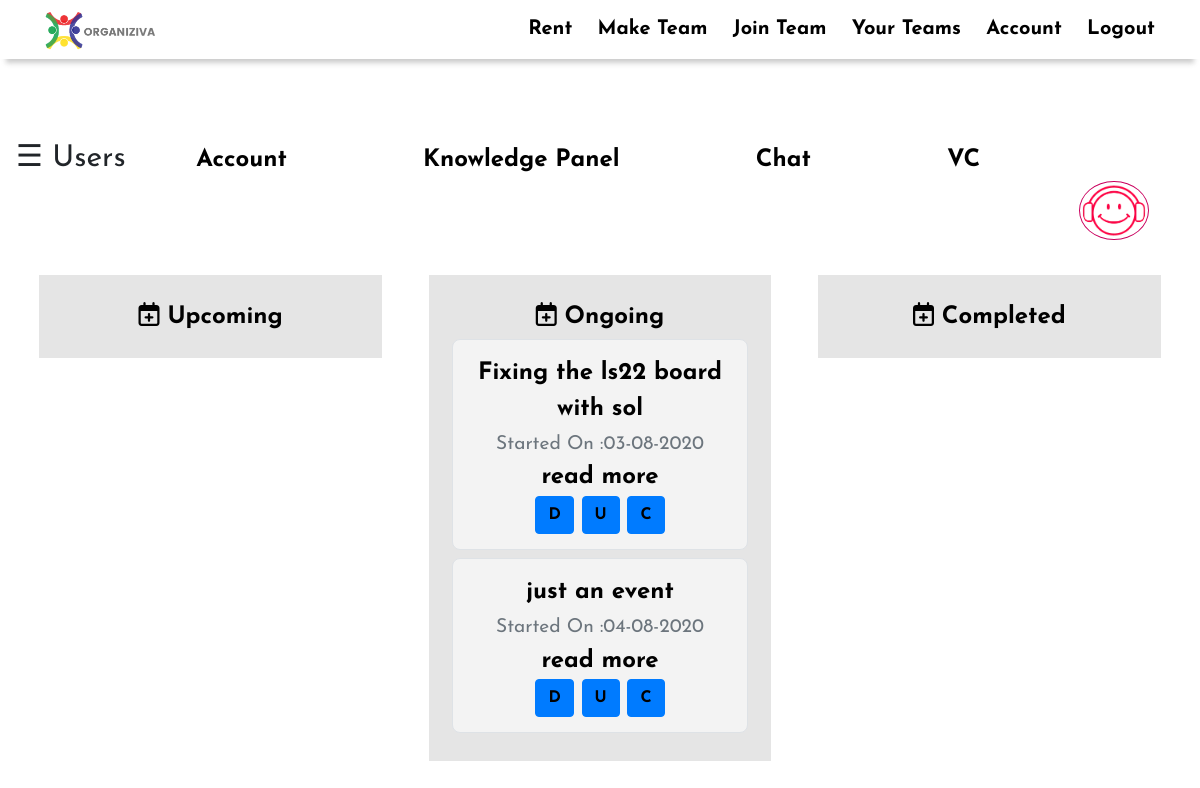
Page /c958cd92c34a6f77dpsrohini/team (signed in) on the committed database.
### Tool/models.py (models this page shows, shortened)
class Events(db.Model):
    __tablename__ = 'events'
    id = db.Column(db.Integer, primary_key = True)
    teamid = db.Column(db.Integer, db.ForeignKey('teams.randomid'))
    date = db.Column(db.DateTime,nullable = False,default=datetime.now)
    start_date = db.Column(db.DateTime,nullable = True)
    end_date = db.Column(db.DateTime,nullable = True)
    title = db.Column(db.String)
    event = db.Column(db.String)
    type = db.Column(db.String)

### app.py (the view)
@app.route('/<team_id>/team', methods = ['GET' , 'POST'])
@login_required
def team(team_id):
    team = Team.query.filter_by(randomid = team_id).first()
    if current_user in team.workers:
        team_upcoming = Events.query.filter_by(type = 'upcoming', teamid = team_id).order_by(Events.start_date.asc())
        for upcoming in team_upcoming:
            if upcoming.start_date is None:
                continue
            now = datetime.now()
            if upcoming.start_date.strftime('%d-%m-%Y') <= now.strftime('%d-%m-%Y'):
                return redirect(url_for('change_event' , team_id = team_id , event_id = upcoming.id , type = 'o'))
        team_ongoing = Events.query.filter_by(type = 'ongoing', teamid = team_id).order_by(Events.start_date.asc())
        team_completed = Events.query.filter_by(type = 'completed', teamid = team_id).order_by(Events.date.asc())
        team_owner = team.ownerid
    else:
        abort(403)
    return render_template('team.htm',team = team ,team_owner = team_owner, team_upcoming = team_upcoming,
                            team_ongoing = team_ongoing , team_completed = team_completed , team_id = team_id )

### Tool/models.py (called while the page is built)
@login_manager.user_loader
def load_user(user_id):
    return User.query.get(user_id)

### Tool/templates/team.htm (shortened to what this page needs)
{%extends 'base.htm'%}
{%block content%}
<div id="main">
  <br><br><br><br><br>
<span style="font-size:30px;cursor:pointer" onclick="openNav()">&#9776; Users</span>
{%if team_owner == current_user.id%}
  <a style=" padding: 0.61% ;border-radius: 7%;" class="addition" href="{{url_for('team_account' , team_id = team_id)}}">Account</a>
{%endif%}
<a style=" padding: 0.61% ;border-radius: 7%;" class="addition" href="{{url_for('all_knowledge' , team_id = team_id)}}">Knowledge Panel</a>
<a style=" padding: 0.61% ;border-radius: 7%;" class="addition" href="{{url_for('sessions' , teamid = team_id)}}">Chat</a>
<a title="video call" style=" padding: 0.61% ;border-radius: 7%;" class="addition" href="{{url_for('vc' , team_id = team_id)}}">VC</a>
<div class="portfolio">
  <div class="portfolio-item">
      <a href="#lightbox" title="Relaxing Music" class="button"><img style="float: right; margin-bottom: 3% ;padding: 0.2%; margin-right: 3%; border-radius: 50%; border: 1px solid rgb(201, 0, 94);" src="{{url_for('static', filename="head.png")}}" alt="Music to deal with fatigue"  width="70px"></a>
  </div>
</div>
<div class="lists">
  <div class="list">
    {%if team_owner == current_user.id%}
      <a title="Add Event" align = "center" href="{{url_for('make_upcoming' , team_id = team_id , type = 'upcoming')}}">
        <i class="fa fa-calendar-plus-o" style="font-size:24px"></i>
        Upcoming</a>
    {%else%}
    <center>Upcoming</center>
    {%endif%}
  </div>
  <div class="list">
    {%if team_owner == current_user.id%}
      <a title="Add Event" align = "center" href="{{url_for('make_upcoming' , team_id = team_id ,type = 'ongoing')}}">
        <i class="fa fa-calendar-plus-o" style="font-size:24px"></i>
        Ongoing</a>
    {%else%}
    <center>Ongoing</center>
    {%endif%}
    {%if team_ongoing%}
      {%for event in team_ongoing%}
      <div class = "list-item jumbotron border">
        {{event.title}}
        <small id="emailHelp" class="form-text text-muted">Started On :{{event.start_date.strftime('%d-%m-%Y')}}</small>
        <a href="{{url_for('event' ,team_id = team_id, event_id = event.id )}}">read more</a>
        <br>
        {%if current_user.id == team.ownerid%}
          <a style="font-weight: 800;" class="btn btn-primary" title = "Delete" href="{{url_for('delete_event' , team_id = team_id , event_id = event.id)}}">D</a>
        {%endif%}
        <a style="font-weight: 800;" class="btn btn-primary" title = "Change to Upcoming" href="{{url_for('change_event' , team_id = team_id , event_id = event.id , type = 'u')}}">U</a>
        <a style="font-weight: 800;" class="btn btn-primary" title = "Change to Completed" href="{{url_for('change_event' , team_id = team_id , event_id = event.id , type = 'c')}}">C</a>
      </div>
      {%endfor%}
    {%endif%}
  </div>
  <div class="list">
    {%if team_owner == current_user.id%}
      <a title="Add Event" align = "center" href="{{url_for('make_upcoming' , team_id = team_id , type = 'completed')}}">
        <i class="fa fa-calendar-plus-o" style="font-size:24px"></i>
        Completed</a>
    {%else%}
    <center>Completed</center>
    {%endif%}
  </div>
</div>
</div>
{%endblock%}

### Tool/static/remote.css (style rules this page uses)
html { scroll-behavior: smooth; }
body { font-family: 'Josefin Sans', sans-serif !important; }
a { text-decoration: none !important; color: black !important; }
.addition { font-family: 'Josefin Sans', sans-serif; font-size: 150%; font-weight: 900; margin: 5%; margin-top: 15% !important; }
* { margin: 0; padding: 0; box-sizing: border-box; }
.lists { font-family: 'Josefin Sans', sans-serif; color: black; font-size: x-large; font-weight: 700; display: flex; flex: 1; width: 100%; }
.lists .list { display: flex; flex-flow: column; flex: 1; width: 100%; max-height: fit-content; height: 100%; background-color: rgba(0, 0, 0, 0.1); margin: 0 2%; padding: 2%; transition: all 0.2s linear; }
.lists .list .list-item { background-color: #F3F3F3; border-radius: 8px; padding: 15px 20px; text-align: center; margin: 4px 0px; }
* { box-sizing: border-box; }

### Tool/templates/team.htm (style rules this page uses)
body { font-family: "Lato", sans-serif; transition: background-color .5s; }
#main { transition: margin-left .5s; padding: 16px; }

### rows in the picture
Events: title "Fixing the ls22 board with sol", start_date "03-08-2020"
Events: title "just an event", start_date "04-08-2020"
